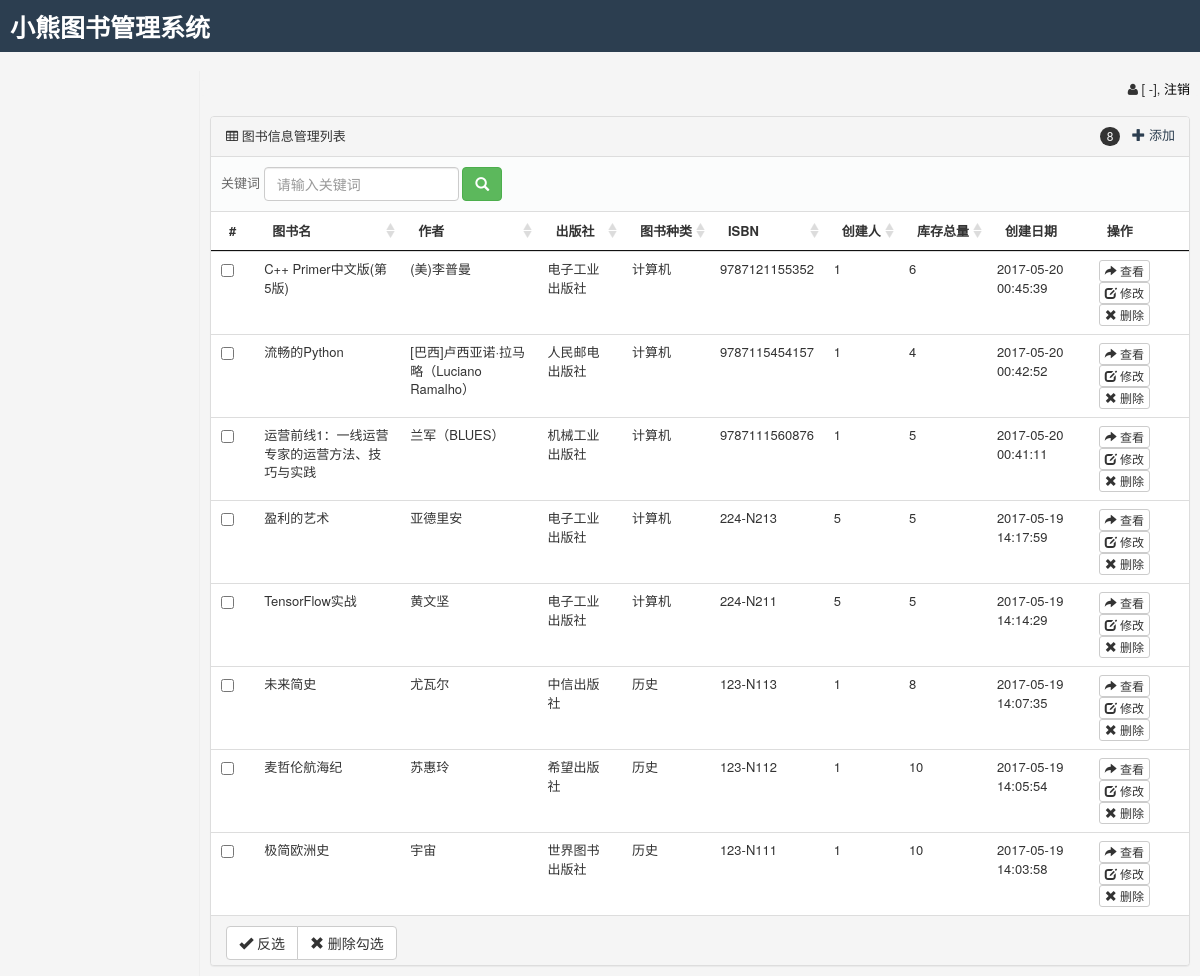
/libsys/adminpanel/bookadmin, run on the app's committed database.
### tables this page shows
CREATE TABLE `t_aci_bookadmin` (
  `book_name` varchar(250) DEFAULT NULL COMMENT '图书名',
  `book_author` varchar(250) DEFAULT NULL COMMENT '作者',
  `book_publishing` varchar(250) DEFAULT NULL COMMENT '出版社',
  `book_class` varchar(250) DEFAULT NULL COMMENT '图书种类',
  `book_no` varchar(250) DEFAULT NULL COMMENT 'ISBN',
  `create_user` varchar(50) DEFAULT NULL COMMENT '创建人',
  `book_total` int(11) DEFAULT '0' COMMENT '库存总量',
  `book_borrowed` int(11) DEFAULT '0' COMMENT '已借数量',
  `create_date` varchar(50) DEFAULT NULL COMMENT '创建日期',
  `abstract` text COMMENT '概要信息',
  `picture_show` varchar(250) DEFAULT NULL COMMENT '图片',
  `description` text COMMENT '介绍',
  `bookadmin_id` int(11) unsigned NOT NULL AUTO_INCREMENT,
  PRIMARY KEY (`bookadmin_id`)
);

### libsys/application/core/MY_Controller.php (called while the page is built, shortened)
<?php
class Member_Controller extends Front_Controller {
    protected function nav_menu($parent_id, $with_self = 0, $show_where = 0) {
        $array = array();
        return $array;
    }
}
class Admin_Controller extends Member_Controller {
    protected function view($view_file, $sub_page_data = NULL, $cache = false) {
        $view_file = $this->page_data['folder_name'] . DIRECTORY_SEPARATOR . $this->page_data['controller_name'] . DIRECTORY_SEPARATOR . $view_file;
        $page_data['current_member_id'] = $this->user_id;
        $page_data['current_member_groupid'] = $this->group_id;
        $menu_data = $this->nav_menu(0, 0, 1);
        $page_data['sub_menu_data'] = NULL;
        $page_data['current_pos'] = "";
        $menu_id = 0;
        $third_menu_id = 0;
        $page_data['menu_data'] = $sub_page_data['menu_data'] = $menu_data;
        $page_data['current_pos'] = $this->current_pos($menu_id);
        $page_data['third_menu_id'] = $third_menu_id;
        $page_data['sub_page'] = $this->load->view(reduce_double_slashes($view_file), $sub_page_data, true);
        $this->load->view('adminpanel/header', $page_data);
        $this->load->view('adminpanel/index', $page_data);
        $this->load->view('adminpanel/footer', $page_data);
    }
}

### libsys/application/controllers/adminpanel/Bookadmin.php (called while the page is built, shortened)
<?php
class Bookadmin extends Admin_Controller {
    function index($page_no = 0, $sort_id = 0) {
        $page_no = max(intval($page_no), 1);
        $orderby = "bookadmin_id desc";
        $order = isset($_GET['order']) ? safe_replace(trim($_GET['order'])) : '';
        $dir = isset($_GET['dir']) ? safe_replace(trim($_GET['dir'])) : 'asc';
        $where = "";
        $_arr = NULL;
        $data_list = $this->bookadmin_model->listinfo($where, '*', $orderby, $page_no, $this->bookadmin_model->page_size, '', $this->bookadmin_model->page_size, page_list_url('adminpanel/bookadmin/index', true));
        if ($data_list) {
            foreach ($data_list as $k => $v) {
                $data_list[$k] = $this->_process_datacorce_value($v);
            }
        }
        $this->view('lists', array('require_js' => true, 'data_info' => $_arr, 'order' => $order, 'dir' => $dir, 'data_list' => $data_list, 'pages' => $this->bookadmin_model->pages));
    }
    function _process_datacorce_value($v, $is_edit_model = false) {
        return $v;
    }
}
?>

### libsys/index.php (called while the page is built, shortened)
<?php
require_once BASEPATH.'core/CodeIgniter.php';

### libsys/application/helpers/global_helper.php (called while the page is built, shortened)
<?php
if (!function_exists('thumb')) {
    if (!function_exists('page_list_url')) {
        function page_list_url($base_url, $use_baseurl = false) {
            if ($use_baseurl)
                return SITE_URL . $base_url . '/{$page}';
            else
                return SITE_URL . $base_url;
        }
    }
}

### libsys/application/core/MY_Model.php (called while the page is built, shortened)
<?php
class Base_Model extends MY_Model {
    protected $table_name = '';
    public $db_tablepre = 't_sys_';
    function __construct() {
        $this->table_name = $this->db_tablepre . $this->table_name;
    }
    final public function listinfo($where = '', $data = '*', $order = '', $page = 1, $pagesize = 20, $key = '', $setpages = 10, $urlrule = '', $array = array()) {
        $this->number = $this->count($where);
        $page = max(intval($page), 1);
        $offset = $pagesize * ($page - 1);
        if ($this->number > 0) {
            return $this->select($where, $data, "$offset, $pagesize", $order, '', $key);
        } else {
            return array();
        }
    }
    final public function select($where = '', $data = '*', $limit = '', $order = '', $group = '', $key = '') {
        $data = str_replace("，", ",", $data);
        $this->db->select($data);
        if (!empty($limit)) {
            $limit_arr = explode(",", $limit);
            if (count($limit_arr) == 1)
                $this->db->limit($limit);
            else
                $this->db->limit($limit_arr[1], $limit_arr[0]);
        }
        if (!empty($order))
            $this->db->order_by($order);
        $this->db->from($this->table_name);
        $datalist = array();
        $Q = $this->db->get();
        if ($Q->num_rows() > 0) {
            foreach ($Q->result_array() as $rs) {
                if ($key) {
                    $datalist[$rs[$key]] = $rs;
                } else {
                    $datalist[] = $rs;
                }
            }
        }
        return $datalist;
    }
    final public function get_one($where = '', $data = '*', $order = '', $group = '') {
        $datainfo = $this->select($where, $data, '1', $order, $group);
        if (count($datainfo) > 0)
            $datainfo = $datainfo[0];
        return $datainfo;
    }
    final public function count($where = '') {
        $r = $this->get_one($where, "COUNT(*) AS num");
        return isset($r['num']) ? $r['num'] : 0;
    }
}

### libsys/application/models/Bookadmin_model.php (called while the page is built, shortened)
<?php
class Bookadmin_model extends Base_Model {
    function __construct()
	{
    	$this->db_tablepre = 't_aci_';
    	$this->table_name = 'bookadmin';
	}
        }
?>

### libsys/application/views/adminpanel/bookadmin/lists.php (the view, shortened to what this page needs)
<div class='panel panel-default grid'>
    <div class='panel-heading'>
        <i class='fa fa-table'></i> 图书信息管理列表
        <div class='panel-tools'>
            <div class='btn-group'>
                 <a class="btn " href="<?php echo base_url('adminpanel/bookadmin/add')?>"><span class="glyphicon glyphicon-plus"></span> 添加 </a>             </div>
            <div class='badge'><?php echo count($data_list)?></div>
        </div>
    </div>
        <div class='panel-filter '>
      <div class='row'>
        <div class='col-md-12'>
        <form class="form-inline" role="form" method="get">
<div class="form-group">
<label for="keyword" class="control-label form-control-static">关键词</label>
<input class="form-control" type="text" name="keyword"  value="<?php echo isset($data_info['keyword'])? $data_info['keyword']:"";?>" id="keyword" placeholder="请输入关键词"/></div>
<button type="submit" name="dosubmit" value="搜索" class="btn btn-success"><i class='glyphicon glyphicon-search'></i></button>        </form>
        </div>
      </div>
    </div>
          <form method="post" id="form_list"  action="<?php echo base_url('adminpanel/bookadmin/delete_all')?>"  >
    <div class='panel-body '>
    <?php if($data_list):?>
        <table class="table table-hover dataTable" id="checkAll">
          <thead>
            <tr>
              <th>#</th>
                            <?php $css=""; $next_url = base_url('adminpanel/bookadmin?order=book_name&dir=desc'); ?>
              <?php if(($order=='book_name'&&$dir=='desc')) { ?>
              <?php $css="sorting_desc";$next_url = base_url('adminpanel/bookadmin?order=book_name&dir=asc'); ?>
              <?php } elseif (($order=='book_name'&&$dir=='asc')) { ?>
              <?php $css="sorting_asc";?>
              <?php } ?><th class="sorting <?php echo $css;?>"   onclick="window.location.href='<?php echo $next_url;?>'"   nowrap="nowrap">图书名</th>
                            <?php $css=""; $next_url = base_url('adminpanel/bookadmin?order=book_author&dir=desc'); ?>
              <?php if(($order=='book_author'&&$dir=='desc')) { ?>
              <?php $css="sorting_desc";$next_url = base_url('adminpanel/bookadmin?order=book_author&dir=asc'); ?>
              <?php } elseif (($order=='book_author'&&$dir=='asc')) { ?>
              <?php $css="sorting_asc";?>
              <?php } ?><th class="sorting <?php echo $css;?>"   onclick="window.location.href='<?php echo $next_url;?>'"   nowrap="nowrap">作者</th>
                            <?php $css=""; $next_url = base_url('adminpanel/bookadmin?order=book_publishing&dir=desc'); ?>
              <?php if(($order=='book_publishing'&&$dir=='desc')) { ?>
              <?php $css="sorting_desc";$next_url = base_url('adminpanel/bookadmin?order=book_publishing&dir=asc'); ?>
              <?php } elseif (($order=='book_publishing'&&$dir=='asc')) { ?>
              <?php $css="sorting_asc";?>
              <?php } ?><th class="sorting <?php echo $css;?>"   onclick="window.location.href='<?php echo $next_url;?>'"   nowrap="nowrap">出版社</th>
                            <?php $css=""; $next_url = base_url('adminpanel/bookadmin?order=book_class&dir=desc'); ?>
              <?php if(($order=='book_class'&&$dir=='desc')) { ?>
              <?php $css="sorting_desc";$next_url = base_url('adminpanel/bookadmin?order=book_class&dir=asc'); ?>
              <?php } elseif (($order=='book_class'&&$dir=='asc')) { ?>
              <?php $css="sorting_asc";?>
              <?php } ?><th class="sorting <?php echo $css;?>"   onclick="window.location.href='<?php echo $next_url;?>'"   nowrap="nowrap">图书种类</th>
                            <?php $css=""; $next_url = base_url('adminpanel/bookadmin?order=book_no&dir=desc'); ?>
              <?php if(($order=='book_no'&&$dir=='desc')) { ?>
              <?php $css="sorting_desc";$next_url = base_url('adminpanel/bookadmin?order=book_no&dir=asc'); ?>
              <?php } elseif (($order=='book_no'&&$dir=='asc')) { ?>
              <?php $css="sorting_asc";?>
              <?php } ?><th class="sorting <?php echo $css;?>"   onclick="window.location.href='<?php echo $next_url;?>'"   nowrap="nowrap">ISBN</th>
                            <?php $css=""; $next_url = base_url('adminpanel/bookadmin?order=create_user&dir=desc'); ?>
              <?php if(($order=='create_user'&&$dir=='desc')) { ?>
              <?php $css="sorting_desc";$next_url = base_url('adminpanel/bookadmin?order=create_user&dir=asc'); ?>
              <?php } elseif (($order=='create_user'&&$dir=='asc')) { ?>
              <?php $css="sorting_asc";?>
              <?php } ?><th class="sorting <?php echo $css;?>"   onclick="window.location.href='<?php echo $next_url;?>'"   nowrap="nowrap">创建人</th>
                            <?php $css=""; $next_url = base_url('adminpanel/bookadmin?order=book_total&dir=desc'); ?>
              <?php if(($order=='book_total'&&$dir=='desc')) { ?>
              <?php $css="sorting_desc";$next_url = base_url('adminpanel/bookadmin?order=book_total&dir=asc'); ?>
              <?php } elseif (($order=='book_total'&&$dir=='asc')) { ?>
              <?php $css="sorting_asc";?>
              <?php } ?><th class="sorting <?php echo $css;?>"   onclick="window.location.href='<?php echo $next_url;?>'"   nowrap="nowrap">库存总量</th>
              <th   nowrap="nowrap">创建日期</th>
              <th>操作</th>
            </tr>
          </thead>
          <tbody>
          <?php foreach($data_list as $k=>$v):?>
            <tr>
              <td><input type="checkbox" name="pid[]" value="<?php echo $v['bookadmin_id']?>" /></td>
                             <td><?php echo $v['book_name']?></td>
                            <td><?php echo $v['book_author']?></td>
                            <td><?php echo $v['book_publishing']?></td>
                            <td><?php echo $v['book_class']?></td>
                            <td><?php echo $v['book_no']?></td>
                            <td><?php echo $v['create_user']?></td>
                            <td><?php echo $v['book_total']?></td>
                            <td><?php echo $v['create_date']?></td>
              <td>
                            	<a href="<?php echo base_url('adminpanel/bookadmin/readonly/'.$v['bookadmin_id'])?>"  class="btn btn-default btn-xs"><span class="glyphicon glyphicon-share-alt"></span> 查看</a>
                                            <a href="<?php echo base_url('adminpanel/bookadmin/edit/'.$v['bookadmin_id'])?>"  class="btn btn-default btn-xs"><span class="glyphicon glyphicon-edit"></span> 修改</a>
                                            <button type="button" class="btn btn-default btn-xs delete-btn" value="<?php echo $v['bookadmin_id'];?>"><span class="glyphicon glyphicon-remove"></span> 删除</button>
              </td>
            </tr>
            <?php endforeach;?>
          </tbody>
        </table>
    	</div>
      <div class="panel-footer">
        <div class="pull-left">
          <div class="btn-group">
                  <button type="button" class="btn btn-default" id="reverseBtn"><span class="glyphicon glyphicon-ok"></span> 反选</button>
            <button type="button" id="deleteBtn"  class="btn btn-default"><span class="glyphicon glyphicon-remove"></span> 删除勾选</button>
                 </div>
      </div>
      </div>
      </form>
  </div>
<?php else:?>
    <div class="no-result">-- 暂无数据 -- </div>
<?php endif;?>

### data on the page
t_aci_bookadmin: book_name "C++ Primer中文版(第5版)", book_author "(美)李普曼", book_publishing "电子工业出版社", book_class "计算机", book_no "9787121155352", create_user "1", book_total "6", create_date "2017-05-20 00:45:39", $v['bookadmin_id'] 8 (drawn)
t_aci_bookadmin: book_name "流畅的Python", book_author "[巴西]卢西亚诺·拉马略（Luciano Ramalho）", book_publishing "人民邮电出版社", book_class "计算机", book_no "9787115454157", create_user "1", book_total "4", create_date "2017-05-20 00:42:52", $v['bookadmin_id'] 7 (drawn)
t_aci_bookadmin: book_name "运营前线1：一线运营专家的运营方法、技巧与实践", book_author "兰军（BLUES）", book_publishing "机械工业出版社", book_class "计算机", book_no "9787111560876", create_user "1", book_total "5", create_date "2017-05-20 00:41:11", $v['bookadmin_id'] 6 (drawn)
t_aci_bookadmin: book_name "盈利的艺术", book_author "亚德里安", book_publishing "电子工业出版社", book_class "计算机", book_no "224-N213", create_user "5", book_total "5", create_date "2017-05-19 14:17:59"
t_aci_bookadmin: book_name "TensorFlow实战", book_author "黄文坚", book_publishing "电子工业出版社", book_class "计算机", book_no "224-N211", create_user "5", book_total "5", create_date "2017-05-19 14:14:29", $v['bookadmin_id'] 4 (drawn)
t_aci_bookadmin: book_name "未来简史", book_author "尤瓦尔", book_publishing "中信出版社", book_class "历史", book_no "123-N113", create_user "1", book_total "8", create_date "2017-05-19 14:07:35", $v['bookadmin_id'] 3 (drawn)
t_aci_bookadmin: book_name "麦哲伦航海纪", book_author "苏惠玲", book_publishing "希望出版社", book_class "历史", book_no "123-N112", create_user "1", book_total "10", create_date "2017-05-19 14:05:54", $v['bookadmin_id'] 2 (drawn)
t_aci_bookadmin: book_name "极简欧洲史", book_author "宇宙", book_publishing "世界图书出版社", book_class "历史", book_no "123-N111", create_user "1", book_total "10", create_date "2017-05-19 14:03:58"

### other printed values
SITE_NAME "小熊图书管理系统"
group_name($this->group_id) "-"
count($data_list) "8"
